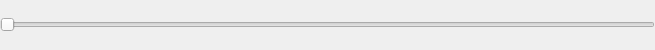
<?xml version="1.0" encoding="UTF-8"?>
<ui version="4.0">
 <class>Form</class>
 <widget class="QWidget" name="Form">
  <property name="geometry">
   <rect>
    <x>0</x>
    <y>0</y>
    <width>655</width>
    <height>50</height>
   </rect>
  </property>
  <property name="maximumSize">
   <size>
    <width>16777215</width>
    <height>50</height>
   </size>
  </property>
  <property name="windowTitle">
   <string>Form</string>
  </property>
  <property name="styleSheet">
   <string notr="true"/>
  </property>
  <layout class="QHBoxLayout" name="horizontalLayout">
   <property name="spacing">
    <number>0</number>
   </property>
   <property name="leftMargin">
    <number>0</number>
   </property>
   <property name="topMargin">
    <number>0</number>
   </property>
   <property name="rightMargin">
    <number>0</number>
   </property>
   <property name="bottomMargin">
    <number>0</number>
   </property>
   <item>
    <widget class="QSlider" name="horizontalSlider">
     <property name="minimumSize">
      <size>
       <width>0</width>
       <height>50</height>
      </size>
     </property>
     <property name="focusPolicy">
      <enum>Qt::NoFocus</enum>
     </property>
     <property name="orientation">
      <enum>Qt::Horizontal</enum>
     </property>
    </widget>
   </item>
  </layout>
 </widget>
 <resources/>
 <connections/>
</ui>
